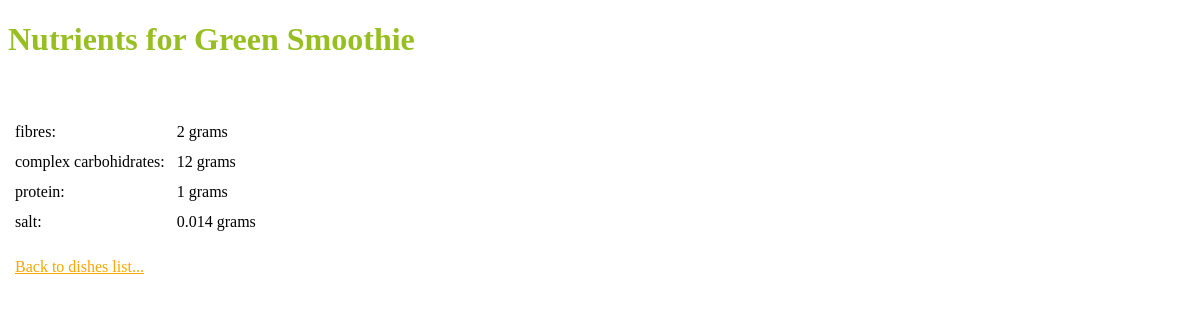
The page /dishNutrients.php?dish=1 on the database as committed earlier.
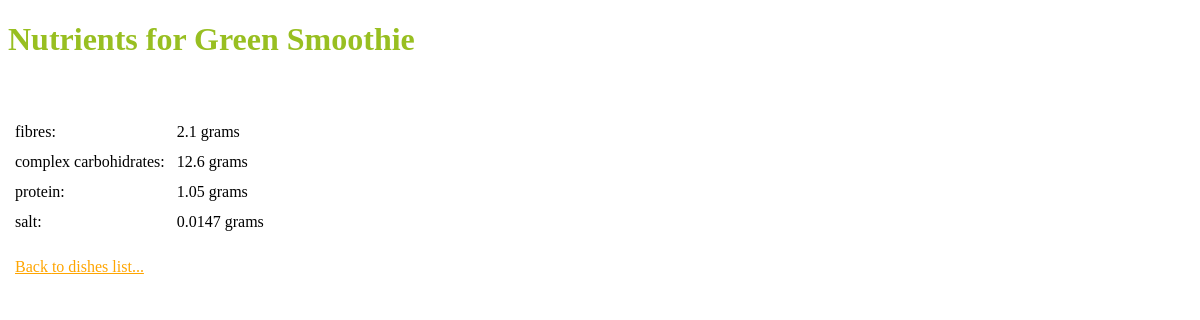
The same page on the database as committed later.
### tables this page shows
CREATE TABLE IF NOT EXISTS `dishNutrients` (
  `dishId` int(11) NOT NULL,
  `nutrientId` int(11) NOT NULL,
  `quantity` float NOT NULL,
  PRIMARY KEY (`dishId`,`nutrientId`)
);

### Classes/Dish.php (called while the page is built, shortened)
<?php
include_once($_SERVER['DOCUMENT_ROOT'] . '/Classes/DishNutrient.php');
class Dish {
    private $name;
    public function getName() {
        return $this->name;
    }
    public function load($id) {
        $sql = "SELECT * FROM dish
                WHERE id = {$id}";
        $result = mysql_query($sql);
        $row = mysql_fetch_assoc($result);
        $this->name = $row['name'];
        return true;
    }
}
?>

### Classes/DishNutrient.php (called while the page is built, shortened)
<?php
class DishNutrient {
    private $name;
    private $unit;
    private $quantity;
    public function getName() {
        return $this->name;
    }
    public function getQuantity() {
        return $this->quantity;
    }
    public function setQuantity($quantity) {
        $this->quantity = $quantity;
    }
    public function getUnit() {
        return $this->unit;
    }
    public function load($id) {
        $sql = "SELECT * FROM nutrient
                WHERE id = {$id}";
        $result = mysql_query($sql);
        $row = mysql_fetch_assoc($result);
        $this->name = $row['name'];
        $this->unit = $row['unit'];
        $this->quantity = null;
        return true;
    }
    public static function getAllByDishId($id) {
        $sql = "SELECT dish.id as dish, dishNutrients.quantity, nutrient.id as nutrient
                FROM dishNutrients
                     INNER JOIN dish
                         ON dishNutrients.dishId = dish.id
                     INNER JOIN nutrient
                         ON dishNutrients.nutrientId = nutrient.id
                WHERE dish.id = {$id}";
        $result = mysql_query($sql);
        $nutrients = array();
        while ($row = mysql_fetch_assoc($result)) {
            $nutrients[$row['nutrient']] = new DishNutrient();
            $nutrients[$row['nutrient']]->load($row['nutrient']);
            $nutrients[$row['nutrient']]->setQuantity($row['quantity']);
        }
        return $nutrients;
    }
}
?>

### Classes/HelpClass.php (called while the page is built, shortened)
<?php
class HelpClass {
    public static function getUnits() {
        $sql = "SELECT * FROM unit";
        $result = mysql_query($sql);
        $units = array();
        while ($row = mysql_fetch_assoc($result)) {
            $units[$row['id']] = $row['name'];
        }
        return $units;
    }
}
?>

### dishNutrients.php (the view, shortened to what this page needs)
<?php
include_once('Classes/HelpClass.php');
include_once('Classes/Dish.php');
include_once('Classes/DishNutrient.php');
$units = HelpClass::getUnits();
$dish = null;
if (isset($_GET['dish'])) {
    $dish = new Dish();
    $dish->load($_GET['dish']);
} if ($dish) {
    $nutrients = DishNutrient::getAllByDishId($_GET['dish']);
} else {
    $nutrients = DishNutrient::getAllNutrients();
}
?>
<!DOCTYPE html>
<html>
    <head>
        <link rel="stylesheet" type="text/css" href="css/styles.css">
    </head>
    <body>
        <h1>  <?php echo $dish ? "Nutrients for {$dish->getName()}" : "List of all Nutrients" ?>
        </h1>
        <table>
            <tbody>
                <?php
                if (count($nutrients) > 0) {
                    foreach ($nutrients as $key => $nutrient) {
                        $q = $nutrient->getQuantity();
                        if ($q) {
                            echo "<tr>
                                    <td>{$nutrient->getName()}:
                                    </td>
                                    <td>{$q} {$units[$nutrient->getUnit()]}
                                    </td>
                                  </tr>";
                        } else {
                            echo "<tr>
                                    <td>{$nutrient->getName()} ({$units[$nutrient->getUnit()]})
                                    </td>
                                 </tr>";
                        }
                    }
                }
                ?>
                <tr>
                    <td style="padding-top: 20px;" <?php echo $dish ? "colspan=\"2\"" : ""?>>
                        <a href="dishesList.php" ><?php echo $dish ? "Back" : "Go"?> to dishes list...</a>
                    </td>
                </tr>
            </tbody>
        </table>
    </body>
</html>

Rows that differ between the two databases and show on the page:
changed dishnutrients (number 1 of 4 on the later page): quantity "2" → "2.1"
changed dishnutrients (number 2 of 4 on the later page): quantity "12" → "12.6"
changed dishnutrients (number 3 of 4 on the later page): quantity "1" → "1.05"
changed dishnutrients (number 4 of 4 on the later page): quantity "0.014" → "0.0147"
